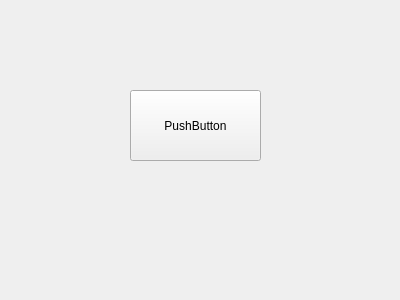
<?xml version="1.0" encoding="UTF-8"?>
<ui version="4.0">
 <class>Widget</class>
 <widget class="QWidget" name="Widget">
  <property name="geometry">
   <rect>
    <x>0</x>
    <y>0</y>
    <width>400</width>
    <height>300</height>
   </rect>
  </property>
  <property name="windowTitle">
   <string>Widget</string>
  </property>
  <widget class="button" name="pushButton">
   <property name="geometry">
    <rect>
     <x>130</x>
     <y>90</y>
     <width>131</width>
     <height>71</height>
    </rect>
   </property>
   <property name="text">
    <string>PushButton</string>
   </property>
  </widget>
 </widget>
 <layoutdefault spacing="6" margin="11"/>
 <customwidgets>
  <customwidget>
   <class>button</class>
   <extends>QPushButton</extends>
   <header location="global">button.h</header>
  </customwidget>
 </customwidgets>
 <resources/>
 <connections/>
</ui>
